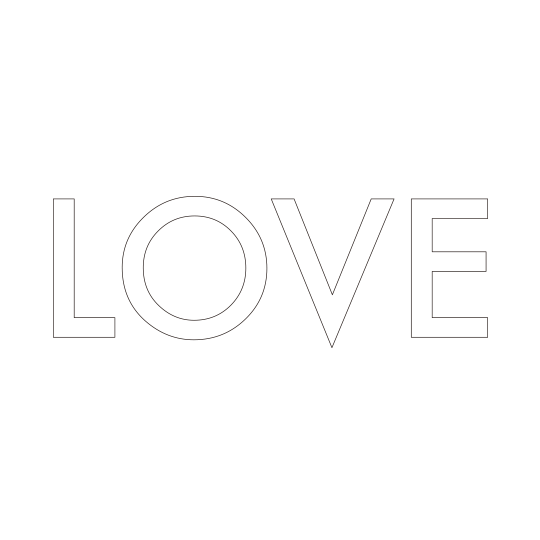
#> input picture src/Love.png, 1080 x 1080 px (shown at 1/2 size)
$ python Zoom-FirstFrame.py
#> lines starting #> are read from the running program, lines starting #| are printed output that depends on the picture
from PIL import Image, ImageDraw

set_window = 1080
set_size = 950
set_position = int(set_window/2 - set_size/2)

img = Image.new("RGBA", (set_window, set_window), (255, 255, 255, 255))
#> img: PIL image 1080x1080 RGBA; every value is 255


paste_img = Image.open("src/Love.png")
#> paste_img is the input picture: PIL image 1080x1080 RGBA; mean R, G, B, A 252.8, 252.7, 252.6, 1.4
paste_img_resize = paste_img.resize((set_size, set_size), Image.LANCZOS)
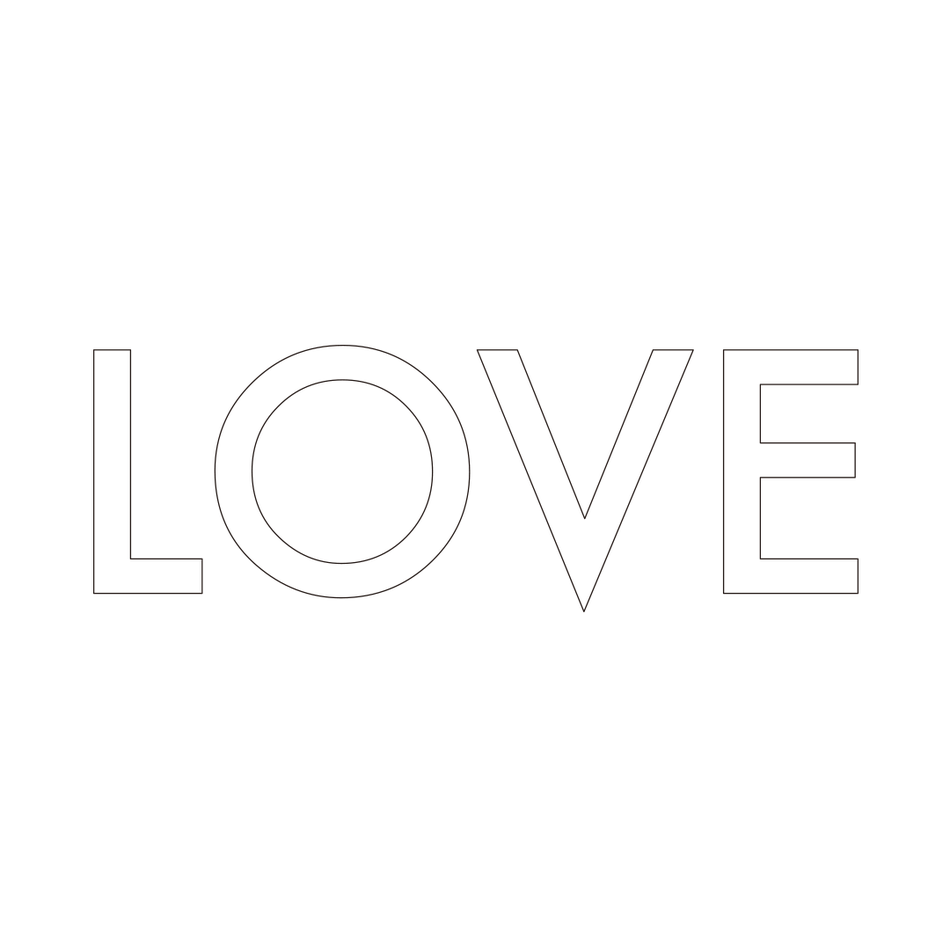
#> paste_img_resize: PIL image 950x950 RGBA; mean R, G, B, A 0.5, 0.3, 0.2, 1.5; transparent parts drawn white
mask = paste_img_resize.split()[3]
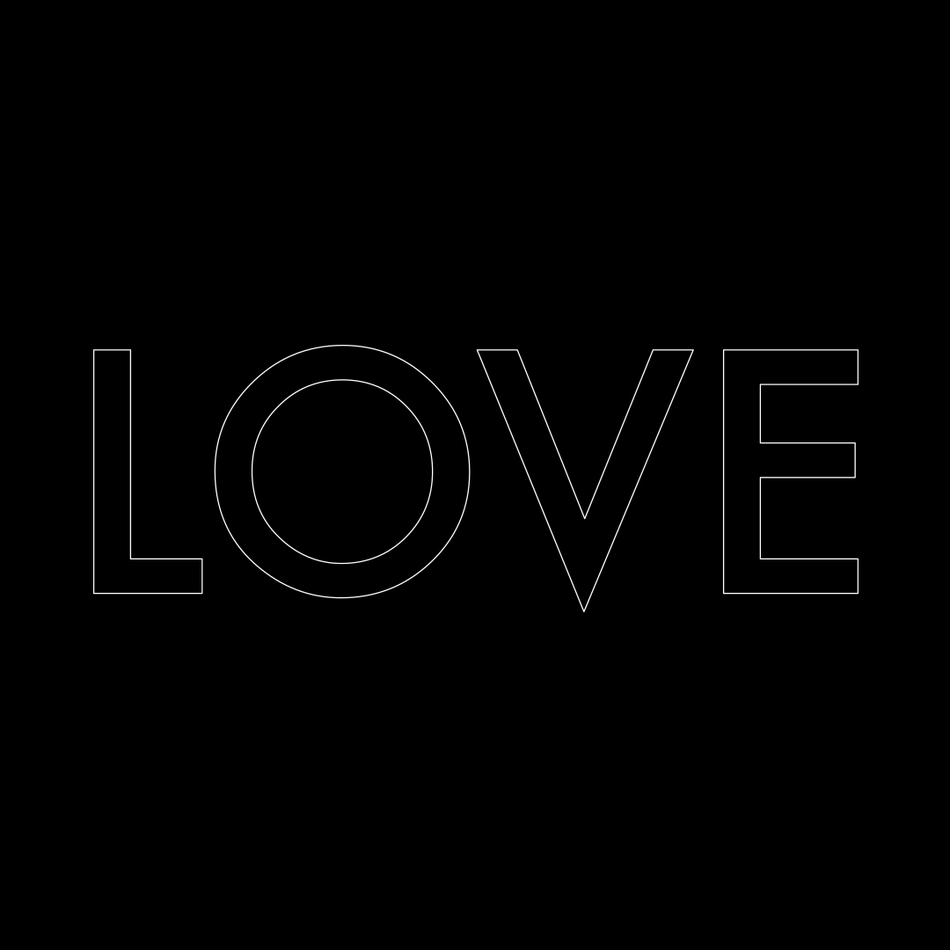
#> mask: PIL image 950x950 L; min 0, max 255, mean 1.5


img.paste(paste_img_resize, (set_position, set_position), mask)
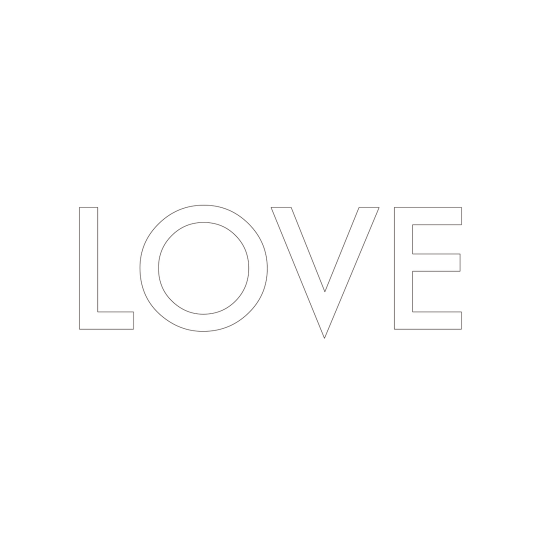
#> img: PIL image 1080x1080 RGBA (shown at 1/2 size); mean R, G, B, A 254, 254, 254, 254.6; transparent parts drawn white


# img.show()

out_path = "upper/000.png"
# out_path = "lower/000.png"

img.save(out_path, quality=100)
